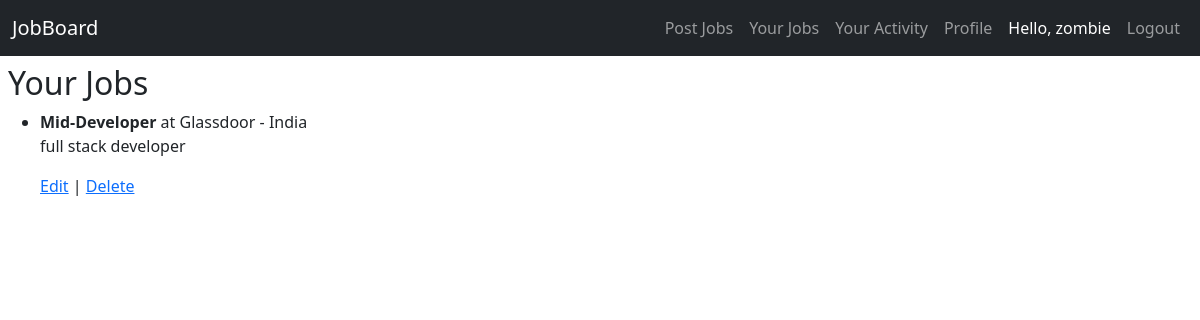
The page /job/your-jobs (signed in) on the database its author committed.
### jobs/models.py (models this page shows)
class JobInformation(models.Model):
    job_title = models.CharField(max_length=30)
    company_name = models.CharField(max_length=30)
    location = models.CharField(max_length=50)
    job_description = models.CharField(blank=True, default="")
    date_posted = models.DateField(auto_now=True)
    posted_by = models.ForeignKey(User, on_delete=models.CASCADE, null=True, blank=True)

### jobs/views.py (the view)
# urls.py: path('job/your-jobs', UserJobsListView.as_view(), name="user_job"),
class UserJobsListView(LoginRequiredMixin, ListView):
    template_name = "app/user_job_list.html"
    model = JobInformation
    context_object_name = "Jobs"
    def get_queryset(self):
        return JobInformation.objects.filter(posted_by=self.request.user)

### templates/app/user_job_list.html (shortened to what this page needs)
{% extends "app/base.html" %}
{% block content%}
<h2>Your Jobs</h2>
{% if Jobs %}
  <ul>
    {% for job in Jobs %}
      <li>
        <strong>{{ job.job_title }}</strong> at {{ job.company_name }} - {{ job.location }}
        <p>{{ job.job_description }}</p>
        <a href="{% url 'update_job' job.pk %}">Edit</a> |
        <a href="{% url 'delete_job' job.pk %}">Delete</a>
      </li>
    {% endfor %}
  </ul>
{% else %}
  <p>You haven't posted any jobs yet.</p>
{% endif %}
{%endblock content %}

### templates/app/base.html (shortened to what this page needs)
<!DOCTYPE html>
<html lang="en">
  <head>
    <link
      href="https://cdn.jsdelivr.net/npm/bootstrap@5.3.7/dist/css/bootstrap.min.css"
      rel="stylesheet"
    />
  </head>
  <body>
    <nav class="navbar navbar-expand-lg navbar-dark bg-dark">
      <div class="container-fluid">
        <a class="navbar-brand" href="{% url 'home' %}">JobBoard</a>
        <div class="collapse navbar-collapse" id="navbarNavAltMarkup">
          <div class="navbar-nav ms-auto">
            <a class="nav-link " href="{% url 'create_job' %}">Post Jobs</a>
            <a class="nav-link " href="{% url 'user_job' %}">Your Jobs</a>
            <a class="nav-link " href="#">Your Activity</a>
            <a class="nav-link " href="{% url 'profile' %}">Profile</a>
            {% if user.is_authenticated %}
            <span class="nav-link text-white">Hello, {{ user.username }}</span>
            <form
              method="post"
              action="{% url 'logout' %}"
              style="display: inline"
            >
              <button
                type="submit"
                class="nav-link btn "
              >
                Logout
              </button>
            </form>
            {% else %}
            <a class="nav-link" href="{% url 'login' %}">Login</a>
            <a class="nav-link" href="{% url 'signup' %}">Sign Up</a>
            {% endif %}
          </div>
        </div>
      </div>
    </nav>
    <div class="p-2 md:p-4 lg:p-6">
      {% block content%} {% endblock content%}
    </div>
  </body>
</html>

### rows shown on the page
JobInformation: job_title "Mid-Developer", company_name "Glassdoor", location "India", job_description "full stack developer"

### other values the page prints
{{ user.username }} "zombie"
